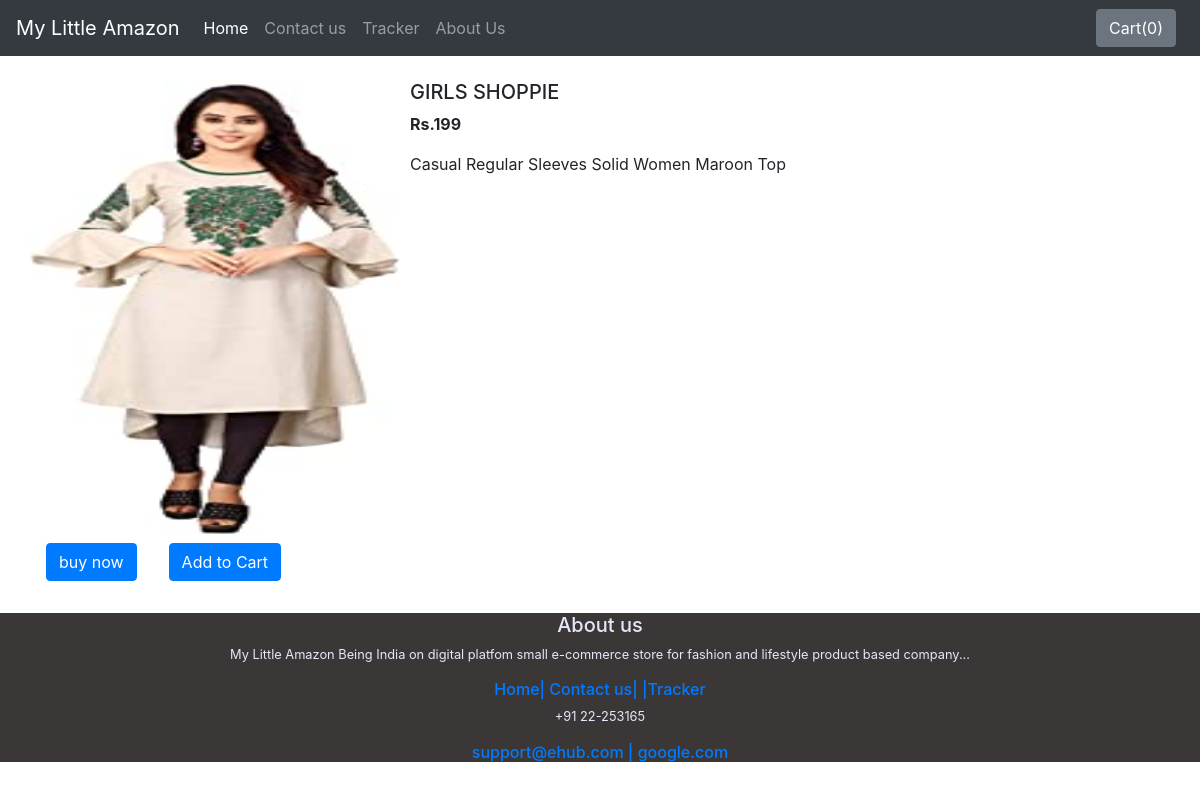
The app's page /blog/product/1 with its own data.
### blog/models.py (models this page shows, shortened)
class Product(models.Model):
    product_id = models.AutoField
    product_name = models.CharField(max_length=50)
    category = models.CharField(max_length=50, default="")
    subcategory= models.CharField(max_length=50, default="")
    price = models.IntegerField(default=0)
    desc = models.CharField(max_length=300)
    pub_date = models.DateField()
    image = models.ImageField(upload_to="shop/images",default="")

### blog/views.py (the view)
# urls.py: path("product/<int:myid>", views.productView, name="product view"),
def productView(request, myid):
    product = Product.objects.filter(id=myid)
    return render(request, 'blog/product.html',{'product': product[0]})

### blog/template/blog/product.html (shortened to what this page needs)
{%  extends 'blog/basic.html' %}
{% block body %}
<div class="container my-4">
      <div class="row">
      <div class="col-md-4">
       <div class="row">
           <img src="/media/{{product.image}}" width="370px" height="455px">
       </div>
          <div class ='row my-2'>
              <button id="pr{{i.id}}" class="btn btn-primary mx-3 ">buy now</button>
               <a href="/blog/product/{{id}}"><button id="qv{{i.id}}" class="btn btn-primary mx-3 ">Add to Cart</button></a>
          </div>
      </div>
      <div class="'col-md-8">
          <h5>{{product.product_name}}</h5>
          <p> <b>Rs.{{product.price}}</b></p>
          <p> {{product.desc}}</p>
      </div>
      </div>
</div>
{% endblock %}

### records on screen
Product: image (picture), product_name "GIRLS SHOPPIE", price "199", desc "Casual Regular Sleeves Solid Women Maroon Top"
